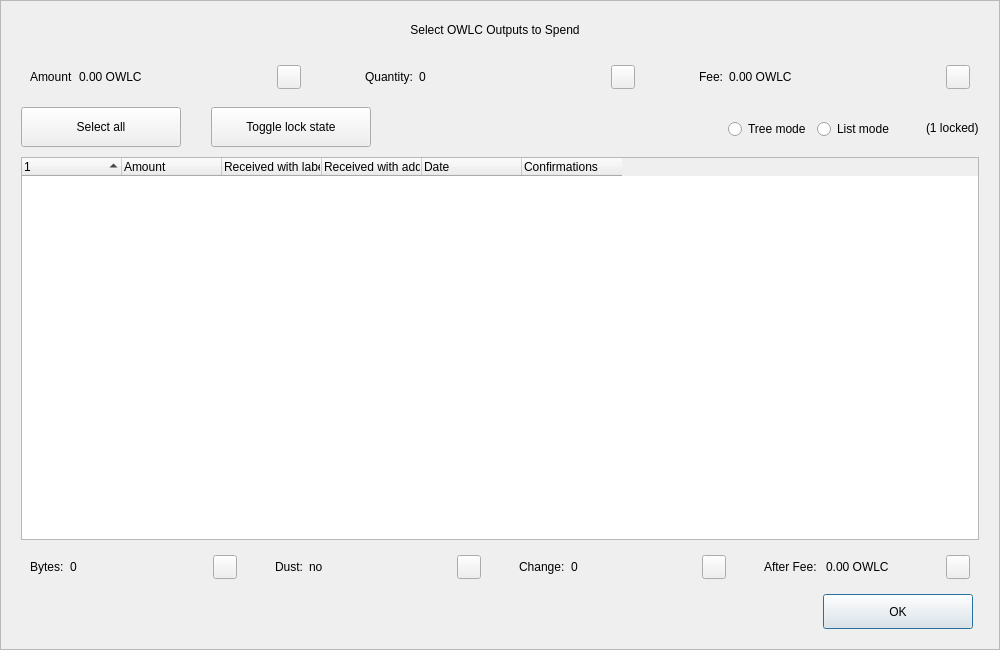
<?xml version="1.0" encoding="UTF-8"?>
<ui version="4.0">
 <class>CoinControlDialog</class>
 <widget class="QDialog" name="CoinControlDialog">
  <property name="geometry">
   <rect>
    <x>0</x>
    <y>0</y>
    <width>1000</width>
    <height>650</height>
   </rect>
  </property>
  <property name="minimumSize">
   <size>
    <width>950</width>
    <height>650</height>
   </size>
  </property>
  <property name="windowTitle">
   <string>Coin Selection</string>
  </property>
  <property name="styleSheet">
   <string notr="true"/>
  </property>
  <layout class="QVBoxLayout" name="verticalLayout">
   <property name="spacing">
    <number>0</number>
   </property>
   <property name="leftMargin">
    <number>0</number>
   </property>
   <property name="topMargin">
    <number>0</number>
   </property>
   <property name="rightMargin">
    <number>0</number>
   </property>
   <property name="bottomMargin">
    <number>0</number>
   </property>
   <item>
    <widget class="QFrame" name="frameContainer">
     <property name="toolTipDuration">
      <number>0</number>
     </property>
     <property name="frameShape">
      <enum>QFrame::StyledPanel</enum>
     </property>
     <property name="frameShadow">
      <enum>QFrame::Raised</enum>
     </property>
     <layout class="QVBoxLayout" name="verticalLayout_2">
      <property name="leftMargin">
       <number>0</number>
      </property>
      <property name="rightMargin">
       <number>0</number>
      </property>
      <property name="bottomMargin">
       <number>20</number>
      </property>
      <item>
       <layout class="QHBoxLayout" name="horizontalLayout_12">
        <property name="spacing">
         <number>0</number>
        </property>
        <property name="leftMargin">
         <number>20</number>
        </property>
        <property name="rightMargin">
         <number>30</number>
        </property>
        <item>
         <spacer name="horizontalSpacer_4">
          <property name="orientation">
           <enum>Qt::Horizontal</enum>
          </property>
          <property name="sizeHint" stdset="0">
           <size>
            <width>40</width>
            <height>20</height>
           </size>
          </property>
         </spacer>
        </item>
        <item>
         <widget class="QLabel" name="labelTitle">
          <property name="minimumSize">
           <size>
            <width>0</width>
            <height>40</height>
           </size>
          </property>
          <property name="maximumSize">
           <size>
            <width>16777215</width>
            <height>40</height>
           </size>
          </property>
          <property name="text">
           <string>Select OWLC Outputs to Spend</string>
          </property>
          <property name="alignment">
           <set>Qt::AlignCenter</set>
          </property>
          <property name="margin">
           <number>7</number>
          </property>
         </widget>
        </item>
        <item>
         <spacer name="horizontalSpacer_5">
          <property name="orientation">
           <enum>Qt::Horizontal</enum>
          </property>
          <property name="sizeHint" stdset="0">
           <size>
            <width>40</width>
            <height>20</height>
           </size>
          </property>
         </spacer>
        </item>
       </layout>
      </item>
      <item>
       <layout class="QHBoxLayout" name="horizontalLayout_8">
        <property name="leftMargin">
         <number>20</number>
        </property>
        <property name="rightMargin">
         <number>20</number>
        </property>
        <item>
         <widget class="QWidget" name="layoutAmount" native="true">
          <layout class="QHBoxLayout" name="horizontalLayout_9" stretch="0,1,0">
           <item>
            <widget class="QLabel" name="labelCoinControlAmountText">
             <property name="text">
              <string>Amount</string>
             </property>
            </widget>
           </item>
           <item>
            <widget class="QLabel" name="labelCoinControlAmount">
             <property name="text">
              <string>0.00 OWLC</string>
             </property>
            </widget>
           </item>
           <item alignment="Qt::AlignHCenter|Qt::AlignVCenter">
            <widget class="QPushButton" name="pushButtonAmount">
             <property name="minimumSize">
              <size>
               <width>0</width>
               <height>24</height>
              </size>
             </property>
             <property name="maximumSize">
              <size>
               <width>24</width>
               <height>26</height>
              </size>
             </property>
             <property name="focusPolicy">
              <enum>Qt::NoFocus</enum>
             </property>
             <property name="styleSheet">
              <string notr="true">padding-bottom:2px;
padding-right:4px;</string>
             </property>
             <property name="text">
              <string/>
             </property>
            </widget>
           </item>
          </layout>
         </widget>
        </item>
        <item>
         <spacer name="horizontalSpacer_2">
          <property name="orientation">
           <enum>Qt::Horizontal</enum>
          </property>
          <property name="sizeType">
           <enum>QSizePolicy::Fixed</enum>
          </property>
          <property name="sizeHint" stdset="0">
           <size>
            <width>40</width>
            <height>20</height>
           </size>
          </property>
         </spacer>
        </item>
        <item>
         <widget class="QWidget" name="layoutQuantity" native="true">
          <layout class="QHBoxLayout" name="horizontalLayout_10" stretch="0,1,0">
           <item>
            <widget class="QLabel" name="labelCoinControlQuantityText">
             <property name="text">
              <string>Quantity:</string>
             </property>
            </widget>
           </item>
           <item>
            <widget class="QLabel" name="labelCoinControlQuantity">
             <property name="text">
              <string>0</string>
             </property>
            </widget>
           </item>
           <item alignment="Qt::AlignHCenter|Qt::AlignVCenter">
            <widget class="QPushButton" name="pushButtonQuantity">
             <property name="minimumSize">
              <size>
               <width>0</width>
               <height>24</height>
              </size>
             </property>
             <property name="maximumSize">
              <size>
               <width>24</width>
               <height>26</height>
              </size>
             </property>
             <property name="focusPolicy">
              <enum>Qt::NoFocus</enum>
             </property>
             <property name="styleSheet">
              <string notr="true">padding-bottom:2px;
               padding-right:4px;</string>
             </property>
             <property name="text">
              <string/>
             </property>
            </widget>
           </item>
          </layout>
         </widget>
        </item>
        <item>
         <spacer name="horizontalSpacer_22">
          <property name="orientation">
           <enum>Qt::Horizontal</enum>
          </property>
          <property name="sizeType">
           <enum>QSizePolicy::Fixed</enum>
          </property>
          <property name="sizeHint" stdset="0">
           <size>
            <width>40</width>
            <height>20</height>
           </size>
          </property>
         </spacer>
        </item>
        <item>
         <widget class="QWidget" name="layoutFee" native="true">
          <layout class="QHBoxLayout" name="horizontalLayout_11" stretch="0,1,0">
           <item>
            <widget class="QLabel" name="labelCoinControlFeeText">
             <property name="text">
              <string>Fee:</string>
             </property>
            </widget>
           </item>
           <item>
            <widget class="QLabel" name="labelCoinControlFee">
             <property name="text">
              <string>0.00 OWLC</string>
             </property>
            </widget>
           </item>
           <item alignment="Qt::AlignHCenter|Qt::AlignVCenter">
            <widget class="QPushButton" name="pushButtonFee">
             <property name="minimumSize">
              <size>
               <width>0</width>
               <height>24</height>
              </size>
             </property>
             <property name="maximumSize">
              <size>
               <width>24</width>
               <height>26</height>
              </size>
             </property>
             <property name="focusPolicy">
              <enum>Qt::NoFocus</enum>
             </property>
             <property name="styleSheet">
              <string notr="true">padding-bottom:2px;
               padding-right:4px;</string>
             </property>
             <property name="text">
              <string/>
             </property>
            </widget>
           </item>
          </layout>
         </widget>
        </item>
       </layout>
      </item>
      <item>
       <widget class="QFrame" name="frame">
        <property name="minimumSize">
         <size>
          <width>0</width>
          <height>40</height>
         </size>
        </property>
        <property name="styleSheet">
         <string notr="true">#frame {
	border:0;
}</string>
        </property>
        <property name="frameShape">
         <enum>QFrame::StyledPanel</enum>
        </property>
        <property name="frameShadow">
         <enum>QFrame::Sunken</enum>
        </property>
        <layout class="QHBoxLayout" name="horizontalLayout">
         <property name="spacing">
          <number>0</number>
         </property>
         <property name="leftMargin">
          <number>20</number>
         </property>
         <property name="topMargin">
          <number>0</number>
         </property>
         <property name="rightMargin">
          <number>20</number>
         </property>
         <property name="bottomMargin">
          <number>0</number>
         </property>
         <item>
          <layout class="QHBoxLayout" name="horizontalLayoutPanel" stretch="0,0,0,0,0,0">
           <property name="spacing">
            <number>20</number>
           </property>
           <item>
            <widget class="QPushButton" name="pushButtonSelectAll">
             <property name="sizePolicy">
              <sizepolicy hsizetype="Maximum" vsizetype="Fixed">
               <horstretch>0</horstretch>
               <verstretch>0</verstretch>
              </sizepolicy>
             </property>
             <property name="minimumSize">
              <size>
               <width>160</width>
               <height>40</height>
              </size>
             </property>
             <property name="maximumSize">
              <size>
               <width>16777215</width>
               <height>40</height>
              </size>
             </property>
             <property name="text">
              <string>Select all</string>
             </property>
             <property name="checkable">
              <bool>true</bool>
             </property>
             <property name="checked">
              <bool>false</bool>
             </property>
             <property name="autoExclusive">
              <bool>false</bool>
             </property>
             <property name="autoDefault">
              <bool>false</bool>
             </property>
            </widget>
           </item>
           <item>
            <spacer name="horizontalSpacer_6">
             <property name="orientation">
              <enum>Qt::Horizontal</enum>
             </property>
             <property name="sizeType">
              <enum>QSizePolicy::Fixed</enum>
             </property>
             <property name="sizeHint" stdset="0">
              <size>
               <width>10</width>
               <height>20</height>
              </size>
             </property>
            </spacer>
           </item>
           <item>
            <widget class="QPushButton" name="pushButtonToggleLock">
             <property name="sizePolicy">
              <sizepolicy hsizetype="Maximum" vsizetype="Fixed">
               <horstretch>0</horstretch>
               <verstretch>0</verstretch>
              </sizepolicy>
             </property>
             <property name="minimumSize">
              <size>
               <width>160</width>
               <height>40</height>
              </size>
             </property>
             <property name="maximumSize">
              <size>
               <width>16777215</width>
               <height>40</height>
              </size>
             </property>
             <property name="text">
              <string>Toggle lock state</string>
             </property>
             <property name="checkable">
              <bool>true</bool>
             </property>
             <property name="autoExclusive">
              <bool>false</bool>
             </property>
             <property name="autoDefault">
              <bool>false</bool>
             </property>
            </widget>
           </item>
           <item>
            <spacer name="horizontalSpacer_7">
             <property name="orientation">
              <enum>Qt::Horizontal</enum>
             </property>
             <property name="sizeType">
              <enum>QSizePolicy::Expanding</enum>
             </property>
             <property name="sizeHint" stdset="0">
              <size>
               <width>30</width>
               <height>20</height>
              </size>
             </property>
            </spacer>
           </item>
           <item alignment="Qt::AlignRight">
            <widget class="QGroupBox" name="groupBox_2">
             <property name="styleSheet">
              <string notr="true">#groupBox_2 {
    background-color:transparent;
    border-radius:0;
}</string>
             </property>
             <property name="title">
              <string/>
             </property>
             <layout class="QHBoxLayout" name="horizontalLayout_14">
              <item>
               <widget class="QRadioButton" name="radioTreeMode">
                <property name="sizePolicy">
                 <sizepolicy hsizetype="Maximum" vsizetype="Fixed">
                  <horstretch>0</horstretch>
                  <verstretch>0</verstretch>
                 </sizepolicy>
                </property>
                <property name="text">
                 <string>Tree mode</string>
                </property>
               </widget>
              </item>
              <item>
               <widget class="QRadioButton" name="radioListMode">
                <property name="sizePolicy">
                 <sizepolicy hsizetype="Maximum" vsizetype="Fixed">
                  <horstretch>0</horstretch>
                  <verstretch>0</verstretch>
                 </sizepolicy>
                </property>
                <property name="text">
                 <string>List mode</string>
                </property>
                <property name="checked">
                 <bool>false</bool>
                </property>
               </widget>
              </item>
             </layout>
            </widget>
           </item>
           <item>
            <widget class="QLabel" name="labelLocked">
             <property name="text">
              <string>(1 locked)</string>
             </property>
            </widget>
           </item>
          </layout>
         </item>
        </layout>
       </widget>
      </item>
      <item>
       <layout class="QHBoxLayout" name="horizontalLayout_13">
        <property name="leftMargin">
         <number>20</number>
        </property>
        <property name="rightMargin">
         <number>20</number>
        </property>
        <item>
         <widget class="CoinControlTreeWidget" name="treeWidget">
          <property name="contextMenuPolicy">
           <enum>Qt::CustomContextMenu</enum>
          </property>
          <property name="styleSheet">
           <string notr="true"/>
          </property>
          <property name="sortingEnabled">
           <bool>false</bool>
          </property>
          <property name="columnCount">
           <number>6</number>
          </property>
          <attribute name="headerShowSortIndicator" stdset="0">
           <bool>true</bool>
          </attribute>
          <attribute name="headerStretchLastSection">
           <bool>false</bool>
          </attribute>
          <column>
           <property name="text">
            <string/>
           </property>
          </column>
          <column>
           <property name="text">
            <string>Amount</string>
           </property>
          </column>
          <column>
           <property name="text">
            <string>Received with label</string>
           </property>
          </column>
          <column>
           <property name="text">
            <string>Received with address</string>
           </property>
          </column>
          <column>
           <property name="text">
            <string>Date</string>
           </property>
          </column>
          <column>
           <property name="text">
            <string>Confirmations</string>
           </property>
           <property name="toolTip">
            <string>Confirmed</string>
           </property>
          </column>
         </widget>
        </item>
       </layout>
      </item>
      <item>
       <layout class="QHBoxLayout" name="horizontalLayout_3">
        <property name="spacing">
         <number>20</number>
        </property>
        <property name="leftMargin">
         <number>20</number>
        </property>
        <property name="rightMargin">
         <number>20</number>
        </property>
        <item>
         <widget class="QWidget" name="layoutBytes" native="true">
          <layout class="QHBoxLayout" name="horizontalLayout_4" stretch="0,1,0">
           <item>
            <widget class="QLabel" name="labelCoinControlBytesText">
             <property name="text">
              <string>Bytes:</string>
             </property>
            </widget>
           </item>
           <item>
            <widget class="QLabel" name="labelCoinControlBytes">
             <property name="text">
              <string>0</string>
             </property>
            </widget>
           </item>
           <item alignment="Qt::AlignHCenter|Qt::AlignVCenter">
            <widget class="QPushButton" name="pushButtonBytes">
             <property name="minimumSize">
              <size>
               <width>0</width>
               <height>24</height>
              </size>
             </property>
             <property name="maximumSize">
              <size>
               <width>24</width>
               <height>26</height>
              </size>
             </property>
             <property name="focusPolicy">
              <enum>Qt::NoFocus</enum>
             </property>
             <property name="styleSheet">
              <string notr="true">padding-bottom:2px;
               padding-right:4px;</string>
             </property>
             <property name="text">
              <string/>
             </property>
            </widget>
           </item>
          </layout>
         </widget>
        </item>
        <item>
         <widget class="QWidget" name="layoutDust" native="true">
          <layout class="QHBoxLayout" name="horizontalLayout_5" stretch="0,1,0">
           <item>
            <widget class="QLabel" name="labelCoinControlLowOutputText">
             <property name="text">
              <string>Dust:</string>
             </property>
            </widget>
           </item>
           <item>
            <widget class="QLabel" name="labelCoinControlLowOutput">
             <property name="text">
              <string>no</string>
             </property>
            </widget>
           </item>
           <item alignment="Qt::AlignHCenter|Qt::AlignVCenter">
            <widget class="QPushButton" name="pushButtonDust">
             <property name="minimumSize">
              <size>
               <width>0</width>
               <height>24</height>
              </size>
             </property>
             <property name="maximumSize">
              <size>
               <width>24</width>
               <height>26</height>
              </size>
             </property>
             <property name="focusPolicy">
              <enum>Qt::NoFocus</enum>
             </property>
             <property name="styleSheet">
              <string notr="true">padding-bottom:2px;
               padding-right:4px;</string>
             </property>
             <property name="text">
              <string/>
             </property>
            </widget>
           </item>
          </layout>
         </widget>
        </item>
        <item>
         <widget class="QWidget" name="layoutChange" native="true">
          <layout class="QHBoxLayout" name="horizontalLayout_6" stretch="0,1,0">
           <item>
            <widget class="QLabel" name="labelCoinControlChangeText">
             <property name="text">
              <string>Change:</string>
             </property>
            </widget>
           </item>
           <item>
            <widget class="QLabel" name="labelCoinControlChange">
             <property name="text">
              <string>0</string>
             </property>
            </widget>
           </item>
           <item alignment="Qt::AlignHCenter|Qt::AlignVCenter">
            <widget class="QPushButton" name="pushButtonChange">
             <property name="minimumSize">
              <size>
               <width>0</width>
               <height>24</height>
              </size>
             </property>
             <property name="maximumSize">
              <size>
               <width>24</width>
               <height>26</height>
              </size>
             </property>
             <property name="focusPolicy">
              <enum>Qt::NoFocus</enum>
             </property>
             <property name="styleSheet">
              <string notr="true">padding-bottom:2px;
               padding-right:4px;</string>
             </property>
             <property name="text">
              <string/>
             </property>
            </widget>
           </item>
          </layout>
         </widget>
        </item>
        <item>
         <widget class="QWidget" name="layoutAfter" native="true">
          <layout class="QHBoxLayout" name="horizontalLayout_7" stretch="0,1,0">
           <item>
            <widget class="QLabel" name="labelCoinControlAfterFeeText">
             <property name="text">
              <string>After Fee: </string>
             </property>
            </widget>
           </item>
           <item>
            <widget class="QLabel" name="labelCoinControlAfterFee">
             <property name="text">
              <string>0.00 OWLC</string>
             </property>
            </widget>
           </item>
           <item alignment="Qt::AlignHCenter|Qt::AlignVCenter">
            <widget class="QPushButton" name="pushButtonAlterFee">
             <property name="minimumSize">
              <size>
               <width>0</width>
               <height>24</height>
              </size>
             </property>
             <property name="maximumSize">
              <size>
               <width>24</width>
               <height>26</height>
              </size>
             </property>
             <property name="focusPolicy">
              <enum>Qt::NoFocus</enum>
             </property>
             <property name="styleSheet">
              <string notr="true">padding-bottom:2px;
               padding-right:4px;</string>
             </property>
             <property name="text">
              <string/>
             </property>
            </widget>
           </item>
          </layout>
         </widget>
        </item>
       </layout>
      </item>
      <item>
       <layout class="QHBoxLayout" name="horizontalLayout_2">
        <property name="spacing">
         <number>0</number>
        </property>
        <property name="leftMargin">
         <number>20</number>
        </property>
        <property name="rightMargin">
         <number>26</number>
        </property>
        <item>
         <spacer name="horizontalSpacer_3">
          <property name="orientation">
           <enum>Qt::Horizontal</enum>
          </property>
          <property name="sizeHint" stdset="0">
           <size>
            <width>558</width>
            <height>20</height>
           </size>
          </property>
         </spacer>
        </item>
        <item>
         <widget class="QPushButton" name="pushButtonOk">
          <property name="minimumSize">
           <size>
            <width>150</width>
            <height>35</height>
           </size>
          </property>
          <property name="text">
           <string>OK</string>
          </property>
         </widget>
        </item>
       </layout>
      </item>
     </layout>
    </widget>
   </item>
  </layout>
 </widget>
 <customwidgets>
  <customwidget>
   <class>CoinControlTreeWidget</class>
   <extends>QTreeWidget</extends>
   <header>coincontroltreewidget.h</header>
  </customwidget>
 </customwidgets>
 <resources/>
 <connections/>
</ui>
